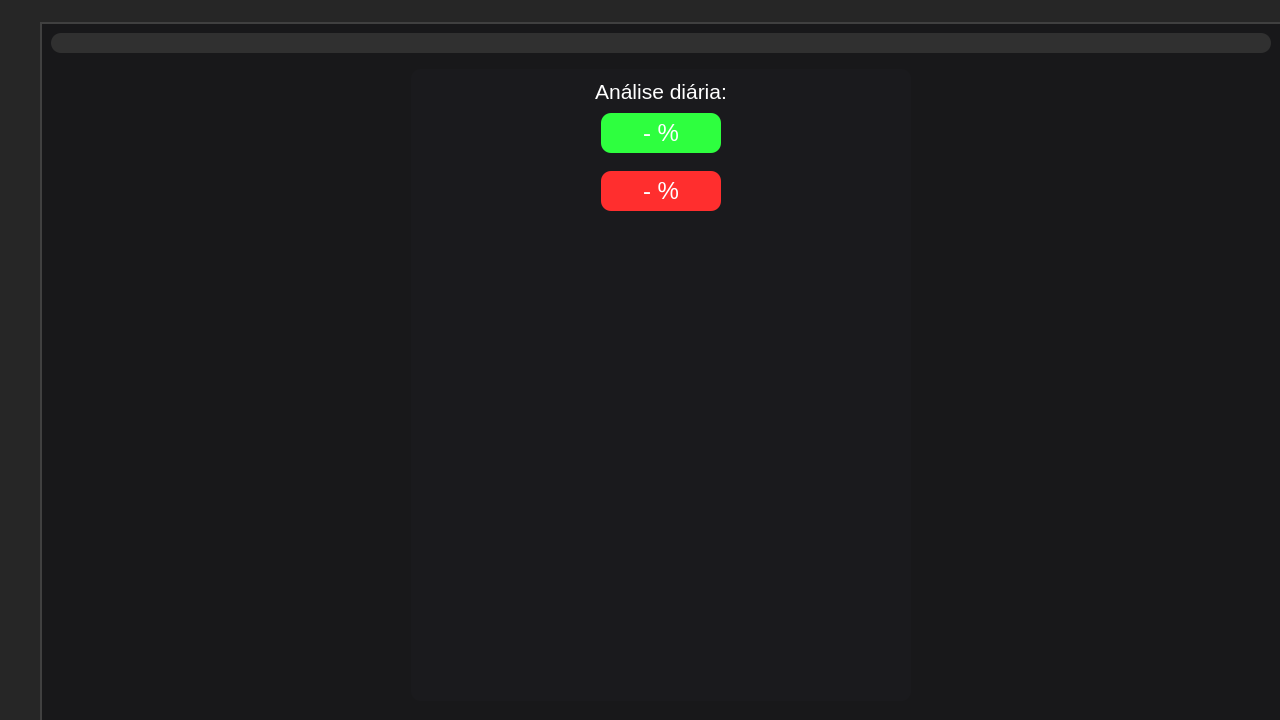
<?xml version="1.0" encoding="UTF-8"?>
<ui version="4.0">
 <class>MainWindow</class>
 <widget class="QMainWindow" name="MainWindow">
  <property name="geometry">
   <rect>
    <x>0</x>
    <y>0</y>
    <width>1280</width>
    <height>720</height>
   </rect>
  </property>
  <property name="minimumSize">
   <size>
    <width>1280</width>
    <height>720</height>
   </size>
  </property>
  <property name="windowTitle">
   <string>Cadeira</string>
  </property>
  <property name="styleSheet">
   <string notr="true">background-color: rgb(24,24,26);</string>
  </property>
  <property name="tabShape">
   <enum>QTabWidget::Rounded</enum>
  </property>
  <property name="dockNestingEnabled">
   <bool>false</bool>
  </property>
  <widget class="QWidget" name="centralwidget">
   <layout class="QVBoxLayout" name="verticalLayout">
    <property name="spacing">
     <number>0</number>
    </property>
    <property name="leftMargin">
     <number>0</number>
    </property>
    <property name="topMargin">
     <number>0</number>
    </property>
    <property name="rightMargin">
     <number>0</number>
    </property>
    <property name="bottomMargin">
     <number>0</number>
    </property>
    <item>
     <widget class="QFrame" name="top_bar">
      <property name="maximumSize">
       <size>
        <width>16777215</width>
        <height>32</height>
       </size>
      </property>
      <property name="styleSheet">
       <string notr="true">background-color: rgb(38, 38, 38);</string>
      </property>
      <property name="frameShape">
       <enum>QFrame::NoFrame</enum>
      </property>
      <property name="frameShadow">
       <enum>QFrame::Plain</enum>
      </property>
      <property name="lineWidth">
       <number>0</number>
      </property>
      <layout class="QHBoxLayout" name="horizontalLayout">
       <property name="spacing">
        <number>0</number>
       </property>
       <property name="leftMargin">
        <number>0</number>
       </property>
       <property name="topMargin">
        <number>0</number>
       </property>
       <property name="rightMargin">
        <number>0</number>
       </property>
       <property name="bottomMargin">
        <number>0</number>
       </property>
       <item>
        <widget class="QFrame" name="toggle_menu">
         <property name="maximumSize">
          <size>
           <width>70</width>
           <height>32</height>
          </size>
         </property>
         <property name="frameShape">
          <enum>QFrame::NoFrame</enum>
         </property>
         <property name="frameShadow">
          <enum>QFrame::Plain</enum>
         </property>
         <property name="lineWidth">
          <number>0</number>
         </property>
         <layout class="QVBoxLayout" name="verticalLayout_2">
          <property name="spacing">
           <number>0</number>
          </property>
          <property name="leftMargin">
           <number>0</number>
          </property>
          <property name="topMargin">
           <number>0</number>
          </property>
          <property name="rightMargin">
           <number>0</number>
          </property>
          <property name="bottomMargin">
           <number>0</number>
          </property>
          <item>
           <widget class="QPushButton" name="btn_menu">
            <property name="sizePolicy">
             <sizepolicy hsizetype="Fixed" vsizetype="Fixed">
              <horstretch>0</horstretch>
              <verstretch>0</verstretch>
             </sizepolicy>
            </property>
            <property name="minimumSize">
             <size>
              <width>45</width>
              <height>0</height>
             </size>
            </property>
            <property name="maximumSize">
             <size>
              <width>45</width>
              <height>32</height>
             </size>
            </property>
            <property name="styleSheet">
             <string notr="true">QPushButton:pressed {
    border-style: inset;
}</string>
            </property>
            <property name="text">
             <string/>
            </property>
            <property name="icon">
             <iconset>
              <normaloff>resources/menu-b.png</normaloff>resources/menu-b.png</iconset>
            </property>
            <property name="iconSize">
             <size>
              <width>32</width>
              <height>32</height>
             </size>
            </property>
            <property name="autoDefault">
             <bool>false</bool>
            </property>
            <property name="default">
             <bool>false</bool>
            </property>
            <property name="flat">
             <bool>true</bool>
            </property>
           </widget>
          </item>
         </layout>
        </widget>
       </item>
       <item>
        <widget class="QFrame" name="frame">
         <property name="maximumSize">
          <size>
           <width>16777215</width>
           <height>32</height>
          </size>
         </property>
         <property name="frameShape">
          <enum>QFrame::NoFrame</enum>
         </property>
         <property name="frameShadow">
          <enum>QFrame::Plain</enum>
         </property>
         <property name="lineWidth">
          <number>0</number>
         </property>
        </widget>
       </item>
      </layout>
     </widget>
    </item>
    <item>
     <widget class="QFrame" name="content">
      <property name="frameShape">
       <enum>QFrame::NoFrame</enum>
      </property>
      <property name="frameShadow">
       <enum>QFrame::Plain</enum>
      </property>
      <property name="lineWidth">
       <number>0</number>
      </property>
      <layout class="QHBoxLayout" name="horizontalLayout_2">
       <property name="spacing">
        <number>0</number>
       </property>
       <property name="leftMargin">
        <number>0</number>
       </property>
       <property name="topMargin">
        <number>0</number>
       </property>
       <property name="rightMargin">
        <number>0</number>
       </property>
       <property name="bottomMargin">
        <number>0</number>
       </property>
       <item>
        <widget class="QFrame" name="slide_menu">
         <property name="minimumSize">
          <size>
           <width>0</width>
           <height>300</height>
          </size>
         </property>
         <property name="maximumSize">
          <size>
           <width>48</width>
           <height>1000</height>
          </size>
         </property>
         <property name="styleSheet">
          <string notr="true">background-color: rgb(64, 64, 64);</string>
         </property>
         <property name="frameShape">
          <enum>QFrame::NoFrame</enum>
         </property>
         <property name="frameShadow">
          <enum>QFrame::Plain</enum>
         </property>
         <property name="lineWidth">
          <number>0</number>
         </property>
         <layout class="QHBoxLayout" name="horizontalLayout_4">
          <property name="spacing">
           <number>0</number>
          </property>
          <property name="leftMargin">
           <number>0</number>
          </property>
          <property name="topMargin">
           <number>0</number>
          </property>
          <property name="rightMargin">
           <number>2</number>
          </property>
          <property name="bottomMargin">
           <number>0</number>
          </property>
          <item>
           <widget class="QFrame" name="icons_frame">
            <property name="minimumSize">
             <size>
              <width>0</width>
              <height>300</height>
             </size>
            </property>
            <property name="maximumSize">
             <size>
              <width>46</width>
              <height>1000</height>
             </size>
            </property>
            <property name="styleSheet">
             <string notr="true">background-color: rgb(38, 38, 38);</string>
            </property>
            <property name="frameShape">
             <enum>QFrame::NoFrame</enum>
            </property>
            <property name="frameShadow">
             <enum>QFrame::Plain</enum>
            </property>
            <property name="lineWidth">
             <number>0</number>
            </property>
            <layout class="QVBoxLayout" name="verticalLayout_4">
             <property name="spacing">
              <number>0</number>
             </property>
             <property name="leftMargin">
              <number>0</number>
             </property>
             <property name="topMargin">
              <number>0</number>
             </property>
             <property name="rightMargin">
              <number>0</number>
             </property>
             <property name="bottomMargin">
              <number>0</number>
             </property>
             <item>
              <widget class="QPushButton" name="btn_home">
               <property name="sizePolicy">
                <sizepolicy hsizetype="Fixed" vsizetype="Fixed">
                 <horstretch>0</horstretch>
                 <verstretch>0</verstretch>
                </sizepolicy>
               </property>
               <property name="minimumSize">
                <size>
                 <width>0</width>
                 <height>50</height>
                </size>
               </property>
               <property name="autoFillBackground">
                <bool>false</bool>
               </property>
               <property name="styleSheet">
                <string notr="true">QPushButton {
    background-color: rgb(50, 50, 50);
}

QPushButton:pressed {
    background-color: rgb(55, 55, 55);
    border-style: inset;
}</string>
               </property>
               <property name="text">
                <string/>
               </property>
               <property name="icon">
                <iconset>
                 <normaloff>resources/c1-b4.png</normaloff>resources/c1-b4.png</iconset>
               </property>
               <property name="iconSize">
                <size>
                 <width>32</width>
                 <height>32</height>
                </size>
               </property>
               <property name="checkable">
                <bool>false</bool>
               </property>
               <property name="checked">
                <bool>false</bool>
               </property>
               <property name="autoDefault">
                <bool>false</bool>
               </property>
               <property name="default">
                <bool>false</bool>
               </property>
               <property name="flat">
                <bool>true</bool>
               </property>
              </widget>
             </item>
             <item>
              <widget class="QPushButton" name="btn_graphs">
               <property name="enabled">
                <bool>true</bool>
               </property>
               <property name="sizePolicy">
                <sizepolicy hsizetype="Fixed" vsizetype="Fixed">
                 <horstretch>0</horstretch>
                 <verstretch>0</verstretch>
                </sizepolicy>
               </property>
               <property name="minimumSize">
                <size>
                 <width>0</width>
                 <height>50</height>
                </size>
               </property>
               <property name="autoFillBackground">
                <bool>false</bool>
               </property>
               <property name="styleSheet">
                <string notr="true">QPushButton {
    background-color: rgb(50, 50, 50);
}

QPushButton:pressed {
    background-color: rgb(55, 55, 55);
    border-style: inset;
}</string>
               </property>
               <property name="text">
                <string/>
               </property>
               <property name="icon">
                <iconset>
                 <normaloff>resources/c2-b1.png</normaloff>resources/c2-b1.png</iconset>
               </property>
               <property name="iconSize">
                <size>
                 <width>32</width>
                 <height>32</height>
                </size>
               </property>
               <property name="flat">
                <bool>true</bool>
               </property>
              </widget>
             </item>
             <item>
              <widget class="QPushButton" name="btn_connect">
               <property name="enabled">
                <bool>true</bool>
               </property>
               <property name="sizePolicy">
                <sizepolicy hsizetype="Fixed" vsizetype="Fixed">
                 <horstretch>0</horstretch>
                 <verstretch>0</verstretch>
                </sizepolicy>
               </property>
               <property name="minimumSize">
                <size>
                 <width>0</width>
                 <height>50</height>
                </size>
               </property>
               <property name="autoFillBackground">
                <bool>false</bool>
               </property>
               <property name="styleSheet">
                <string notr="true">QPushButton {
    background-color: rgb(50, 50, 50);
}

QPushButton:pressed {
    background-color: rgb(55, 55, 55);
    border-style: inset;
}</string>
               </property>
               <property name="text">
                <string/>
               </property>
               <property name="icon">
                <iconset>
                 <normaloff>resources/c3-b1.png</normaloff>resources/c3-b1.png</iconset>
               </property>
               <property name="iconSize">
                <size>
                 <width>32</width>
                 <height>32</height>
                </size>
               </property>
               <property name="flat">
                <bool>true</bool>
               </property>
              </widget>
             </item>
             <item>
              <widget class="QPushButton" name="btn_config">
               <property name="enabled">
                <bool>true</bool>
               </property>
               <property name="sizePolicy">
                <sizepolicy hsizetype="Fixed" vsizetype="Fixed">
                 <horstretch>0</horstretch>
                 <verstretch>0</verstretch>
                </sizepolicy>
               </property>
               <property name="minimumSize">
                <size>
                 <width>0</width>
                 <height>50</height>
                </size>
               </property>
               <property name="autoFillBackground">
                <bool>false</bool>
               </property>
               <property name="styleSheet">
                <string notr="true">QPushButton {
    background-color: rgb(50, 50, 50);
}

QPushButton:pressed {
    background-color: rgb(55, 55, 55);
    border-style: inset;
}</string>
               </property>
               <property name="text">
                <string/>
               </property>
               <property name="icon">
                <iconset>
                 <normaloff>resources/c4-b1.png</normaloff>resources/c4-b1.png</iconset>
               </property>
               <property name="iconSize">
                <size>
                 <width>32</width>
                 <height>32</height>
                </size>
               </property>
               <property name="flat">
                <bool>true</bool>
               </property>
              </widget>
             </item>
             <item>
              <spacer name="verticalSpacer">
               <property name="orientation">
                <enum>Qt::Vertical</enum>
               </property>
               <property name="sizeHint" stdset="0">
                <size>
                 <width>20</width>
                 <height>40</height>
                </size>
               </property>
              </spacer>
             </item>
            </layout>
           </widget>
          </item>
         </layout>
        </widget>
       </item>
       <item>
        <widget class="QFrame" name="frame_3">
         <property name="frameShape">
          <enum>QFrame::NoFrame</enum>
         </property>
         <property name="frameShadow">
          <enum>QFrame::Plain</enum>
         </property>
         <property name="lineWidth">
          <number>0</number>
         </property>
         <layout class="QVBoxLayout" name="verticalLayout_3">
          <property name="spacing">
           <number>0</number>
          </property>
          <property name="leftMargin">
           <number>0</number>
          </property>
          <property name="topMargin">
           <number>0</number>
          </property>
          <property name="rightMargin">
           <number>0</number>
          </property>
          <property name="bottomMargin">
           <number>0</number>
          </property>
          <item>
           <widget class="QFrame" name="frame_2">
            <property name="sizePolicy">
             <sizepolicy hsizetype="Minimum" vsizetype="Preferred">
              <horstretch>0</horstretch>
              <verstretch>0</verstretch>
             </sizepolicy>
            </property>
            <property name="minimumSize">
             <size>
              <width>0</width>
              <height>2</height>
             </size>
            </property>
            <property name="maximumSize">
             <size>
              <width>16777215</width>
              <height>2</height>
             </size>
            </property>
            <property name="autoFillBackground">
             <bool>false</bool>
            </property>
            <property name="styleSheet">
             <string notr="true">background-color: rgb(64, 64, 64);</string>
            </property>
            <property name="frameShape">
             <enum>QFrame::NoFrame</enum>
            </property>
            <property name="frameShadow">
             <enum>QFrame::Plain</enum>
            </property>
            <property name="lineWidth">
             <number>0</number>
            </property>
           </widget>
          </item>
          <item>
           <widget class="QStackedWidget" name="page_widgets">
            <property name="enabled">
             <bool>true</bool>
            </property>
            <property name="autoFillBackground">
             <bool>false</bool>
            </property>
            <property name="lineWidth">
             <number>0</number>
            </property>
            <property name="currentIndex">
             <number>0</number>
            </property>
            <widget class="QWidget" name="home_page">
             <layout class="QVBoxLayout" name="verticalLayout_5">
              <item>
               <widget class="QFrame" name="daily_progress">
                <property name="minimumSize">
                 <size>
                  <width>0</width>
                  <height>20</height>
                 </size>
                </property>
                <property name="maximumSize">
                 <size>
                  <width>16777215</width>
                  <height>20</height>
                 </size>
                </property>
                <property name="styleSheet">
                 <string notr="true">background-color: rgb(48, 48, 48);
border-radius: 10px;</string>
                </property>
                <property name="frameShape">
                 <enum>QFrame::NoFrame</enum>
                </property>
                <property name="frameShadow">
                 <enum>QFrame::Plain</enum>
                </property>
                <property name="lineWidth">
                 <number>0</number>
                </property>
                <layout class="QHBoxLayout" name="daily_layout">
                 <property name="spacing">
                  <number>0</number>
                 </property>
                 <property name="leftMargin">
                  <number>0</number>
                 </property>
                 <property name="topMargin">
                  <number>0</number>
                 </property>
                 <property name="rightMargin">
                  <number>0</number>
                 </property>
                 <property name="bottomMargin">
                  <number>0</number>
                 </property>
                </layout>
               </widget>
              </item>
              <item>
               <widget class="QFrame" name="frame_4">
                <property name="frameShape">
                 <enum>QFrame::NoFrame</enum>
                </property>
                <property name="frameShadow">
                 <enum>QFrame::Plain</enum>
                </property>
                <property name="lineWidth">
                 <number>0</number>
                </property>
                <layout class="QHBoxLayout" name="horizontalLayout_3">
                 <property name="spacing">
                  <number>0</number>
                 </property>
                 <property name="leftMargin">
                  <number>0</number>
                 </property>
                 <property name="topMargin">
                  <number>10</number>
                 </property>
                 <property name="rightMargin">
                  <number>0</number>
                 </property>
                 <property name="bottomMargin">
                  <number>10</number>
                 </property>
                 <item>
                  <widget class="QFrame" name="frame_6">
                   <property name="minimumSize">
                    <size>
                     <width>500</width>
                     <height>0</height>
                    </size>
                   </property>
                   <property name="maximumSize">
                    <size>
                     <width>500</width>
                     <height>16777215</height>
                    </size>
                   </property>
                   <property name="autoFillBackground">
                    <bool>false</bool>
                   </property>
                   <property name="styleSheet">
                    <string notr="true">background-color: rgb(26, 26, 29);
border-radius: 10px;</string>
                   </property>
                   <property name="frameShape">
                    <enum>QFrame::StyledPanel</enum>
                   </property>
                   <property name="frameShadow">
                    <enum>QFrame::Raised</enum>
                   </property>
                   <layout class="QVBoxLayout" name="verticalLayout_6">
                    <property name="spacing">
                     <number>0</number>
                    </property>
                    <property name="leftMargin">
                     <number>0</number>
                    </property>
                    <property name="topMargin">
                     <number>10</number>
                    </property>
                    <property name="rightMargin">
                     <number>0</number>
                    </property>
                    <property name="bottomMargin">
                     <number>0</number>
                    </property>
                    <item>
                     <widget class="QLabel" name="label">
                      <property name="font">
                       <font>
                        <family>Arial</family>
                        <pointsize>16</pointsize>
                       </font>
                      </property>
                      <property name="mouseTracking">
                       <bool>false</bool>
                      </property>
                      <property name="autoFillBackground">
                       <bool>false</bool>
                      </property>
                      <property name="styleSheet">
                       <string notr="true">color: rgb(255, 255, 255);</string>
                      </property>
                      <property name="lineWidth">
                       <number>0</number>
                      </property>
                      <property name="text">
                       <string>Análise diária:</string>
                      </property>
                      <property name="alignment">
                       <set>Qt::AlignCenter</set>
                      </property>
                     </widget>
                    </item>
                    <item>
                     <widget class="QFrame" name="frame_9">
                      <property name="minimumSize">
                       <size>
                        <width>0</width>
                        <height>40</height>
                       </size>
                      </property>
                      <property name="frameShape">
                       <enum>QFrame::NoFrame</enum>
                      </property>
                      <property name="frameShadow">
                       <enum>QFrame::Plain</enum>
                      </property>
                      <property name="lineWidth">
                       <number>0</number>
                      </property>
                      <layout class="QHBoxLayout" name="horizontalLayout_5">
                       <item>
                        <spacer name="horizontalSpacer">
                         <property name="orientation">
                          <enum>Qt::Horizontal</enum>
                         </property>
                         <property name="sizeHint" stdset="0">
                          <size>
                           <width>172</width>
                           <height>20</height>
                          </size>
                         </property>
                        </spacer>
                       </item>
                       <item>
                        <widget class="QLabel" name="label_4">
                         <property name="minimumSize">
                          <size>
                           <width>120</width>
                           <height>40</height>
                          </size>
                         </property>
                         <property name="font">
                          <font>
                           <family>Arial</family>
                           <pointsize>18</pointsize>
                          </font>
                         </property>
                         <property name="styleSheet">
                          <string notr="true">color: rgb(255, 255, 255);
background-color: rgb(46, 255, 63);
border-radius: 10px;</string>
                         </property>
                         <property name="text">
                          <string>- %</string>
                         </property>
                         <property name="alignment">
                          <set>Qt::AlignCenter</set>
                         </property>
                        </widget>
                       </item>
                       <item>
                        <spacer name="horizontalSpacer_2">
                         <property name="orientation">
                          <enum>Qt::Horizontal</enum>
                         </property>
                         <property name="sizeHint" stdset="0">
                          <size>
                           <width>172</width>
                           <height>20</height>
                          </size>
                         </property>
                        </spacer>
                       </item>
                      </layout>
                     </widget>
                    </item>
                    <item>
                     <widget class="QFrame" name="frame_10">
                      <property name="minimumSize">
                       <size>
                        <width>0</width>
                        <height>40</height>
                       </size>
                      </property>
                      <property name="frameShape">
                       <enum>QFrame::NoFrame</enum>
                      </property>
                      <property name="frameShadow">
                       <enum>QFrame::Plain</enum>
                      </property>
                      <property name="lineWidth">
                       <number>0</number>
                      </property>
                      <layout class="QHBoxLayout" name="horizontalLayout_6">
                       <item>
                        <spacer name="horizontalSpacer_3">
                         <property name="orientation">
                          <enum>Qt::Horizontal</enum>
                         </property>
                         <property name="sizeHint" stdset="0">
                          <size>
                           <width>172</width>
                           <height>20</height>
                          </size>
                         </property>
                        </spacer>
                       </item>
                       <item>
                        <widget class="QLabel" name="label_6">
                         <property name="minimumSize">
                          <size>
                           <width>120</width>
                           <height>40</height>
                          </size>
                         </property>
                         <property name="font">
                          <font>
                           <family>Arial</family>
                           <pointsize>18</pointsize>
                          </font>
                         </property>
                         <property name="styleSheet">
                          <string notr="true">color: rgb(255, 255, 255);
background-color: rgb(255, 46, 46);
border-radius: 10px;</string>
                         </property>
                         <property name="text">
                          <string>- %</string>
                         </property>
                         <property name="alignment">
                          <set>Qt::AlignCenter</set>
                         </property>
                        </widget>
                       </item>
                       <item>
                        <spacer name="horizontalSpacer_4">
                         <property name="orientation">
                          <enum>Qt::Horizontal</enum>
                         </property>
                         <property name="sizeHint" stdset="0">
                          <size>
                           <width>172</width>
                           <height>20</height>
                          </size>
                         </property>
                        </spacer>
                       </item>
                      </layout>
                     </widget>
                    </item>
                    <item>
                     <spacer name="verticalSpacer_2">
                      <property name="orientation">
                       <enum>Qt::Vertical</enum>
                      </property>
                      <property name="sizeHint" stdset="0">
                       <size>
                        <width>20</width>
                        <height>40</height>
                       </size>
                      </property>
                     </spacer>
                    </item>
                   </layout>
                  </widget>
                 </item>
                </layout>
               </widget>
              </item>
             </layout>
            </widget>
            <widget class="QWidget" name="graph_page">
             <layout class="QHBoxLayout" name="horizontalLayout_7">
              <item>
               <widget class="QFrame" name="frame_7">
                <property name="minimumSize">
                 <size>
                  <width>860</width>
                  <height>0</height>
                 </size>
                </property>
                <property name="maximumSize">
                 <size>
                  <width>16777215</width>
                  <height>16777215</height>
                 </size>
                </property>
                <property name="frameShape">
                 <enum>QFrame::NoFrame</enum>
                </property>
                <property name="frameShadow">
                 <enum>QFrame::Plain</enum>
                </property>
                <property name="lineWidth">
                 <number>0</number>
                </property>
                <layout class="QVBoxLayout" name="verticalLayout_7">
                 <item>
                  <spacer name="verticalSpacer_3">
                   <property name="orientation">
                    <enum>Qt::Vertical</enum>
                   </property>
                   <property name="sizeType">
                    <enum>QSizePolicy::Fixed</enum>
                   </property>
                   <property name="sizeHint" stdset="0">
                    <size>
                     <width>20</width>
                     <height>60</height>
                    </size>
                   </property>
                  </spacer>
                 </item>
                 <item>
                  <widget class="QFrame" name="graph_frame">
                   <property name="frameShape">
                    <enum>QFrame::StyledPanel</enum>
                   </property>
                   <property name="frameShadow">
                    <enum>QFrame::Raised</enum>
                   </property>
                   <layout class="QVBoxLayout" name="verticalLayout_8">
                    <item>
                     <widget class="QLabel" name="label_2">
                      <property name="maximumSize">
                       <size>
                        <width>16777215</width>
                        <height>40</height>
                       </size>
                      </property>
                      <property name="font">
                       <font>
                        <family>Arial</family>
                        <pointsize>18</pointsize>
                       </font>
                      </property>
                      <property name="styleSheet">
                       <string notr="true">color: rgb(255, 255, 255);</string>
                      </property>
                      <property name="lineWidth">
                       <number>0</number>
                      </property>
                      <property name="text">
                       <string>Seu progresso:</string>
                      </property>
                      <property name="scaledContents">
                       <bool>false</bool>
                      </property>
                      <property name="alignment">
                       <set>Qt::AlignCenter</set>
                      </property>
                      <property name="wordWrap">
                       <bool>false</bool>
                      </property>
                     </widget>
                    </item>
                   </layout>
                  </widget>
                 </item>
                </layout>
               </widget>
              </item>
              <item>
               <widget class="QFrame" name="frame_8">
                <property name="minimumSize">
                 <size>
                  <width>350</width>
                  <height>0</height>
                 </size>
                </property>
                <property name="maximumSize">
                 <size>
                  <width>350</width>
                  <height>16777215</height>
                 </size>
                </property>
                <property name="frameShape">
                 <enum>QFrame::NoFrame</enum>
                </property>
                <property name="frameShadow">
                 <enum>QFrame::Plain</enum>
                </property>
                <property name="lineWidth">
                 <number>0</number>
                </property>
                <layout class="QHBoxLayout" name="horizontalLayout_8">
                 <property name="spacing">
                  <number>0</number>
                 </property>
                 <property name="leftMargin">
                  <number>0</number>
                 </property>
                 <property name="topMargin">
                  <number>0</number>
                 </property>
                 <property name="rightMargin">
                  <number>0</number>
                 </property>
                 <property name="bottomMargin">
                  <number>0</number>
                 </property>
                 <item>
                  <spacer name="horizontalSpacer_5">
                   <property name="orientation">
                    <enum>Qt::Horizontal</enum>
                   </property>
                   <property name="sizeHint" stdset="0">
                    <size>
                     <width>22</width>
                     <height>20</height>
                    </size>
                   </property>
                  </spacer>
                 </item>
                 <item>
                  <widget class="QFrame" name="frame_11">
                   <property name="minimumSize">
                    <size>
                     <width>300</width>
                     <height>0</height>
                    </size>
                   </property>
                   <property name="maximumSize">
                    <size>
                     <width>16777215</width>
                     <height>300</height>
                    </size>
                   </property>
                   <property name="styleSheet">
                    <string notr="true">background-color: rgb(26, 26, 29);
border-radius: 10px;</string>
                   </property>
                   <property name="frameShape">
                    <enum>QFrame::NoFrame</enum>
                   </property>
                   <property name="frameShadow">
                    <enum>QFrame::Plain</enum>
                   </property>
                   <property name="lineWidth">
                    <number>0</number>
                   </property>
                  </widget>
                 </item>
                 <item>
                  <spacer name="horizontalSpacer_6">
                   <property name="orientation">
                    <enum>Qt::Horizontal</enum>
                   </property>
                   <property name="sizeHint" stdset="0">
                    <size>
                     <width>22</width>
                     <height>20</height>
                    </size>
                   </property>
                  </spacer>
                 </item>
                </layout>
               </widget>
              </item>
             </layout>
            </widget>
            <widget class="QWidget" name="connection_page">
             <widget class="QLabel" name="label_3">
              <property name="geometry">
               <rect>
                <x>670</x>
                <y>290</y>
                <width>211</width>
                <height>71</height>
               </rect>
              </property>
              <property name="text">
               <string>Connections</string>
              </property>
             </widget>
            </widget>
            <widget class="QWidget" name="config_page">
             <widget class="QPushButton" name="btn_notification">
              <property name="geometry">
               <rect>
                <x>30</x>
                <y>20</y>
                <width>131</width>
                <height>41</height>
               </rect>
              </property>
              <property name="autoFillBackground">
               <bool>false</bool>
              </property>
              <property name="styleSheet">
               <string notr="true">QPushButton {
    background-color: rgb(50, 50, 50);
	border-radius:10px;	
	color: rgb(255, 255, 255);
}

QPushButton:pressed {
    background-color: rgb(55, 55, 55);
    border-style: inset;
	border-radius:10px;	
	color: rgb(255, 255, 255);
}</string>
              </property>
              <property name="text">
               <string>Notification</string>
              </property>
              <property name="flat">
               <bool>true</bool>
              </property>
             </widget>
            </widget>
           </widget>
          </item>
         </layout>
        </widget>
       </item>
      </layout>
     </widget>
    </item>
   </layout>
  </widget>
 </widget>
 <resources/>
 <connections/>
</ui>
